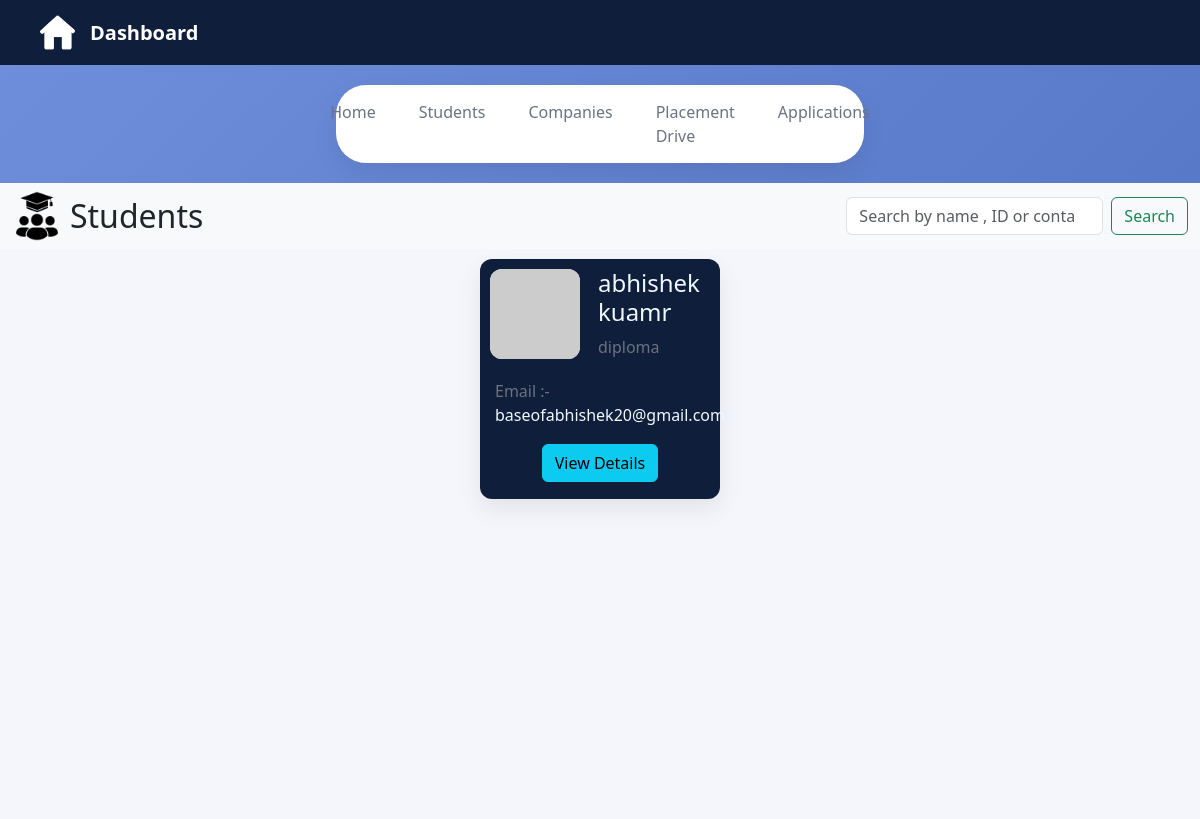
/admin-students, run on an earlier commit of the app's database.
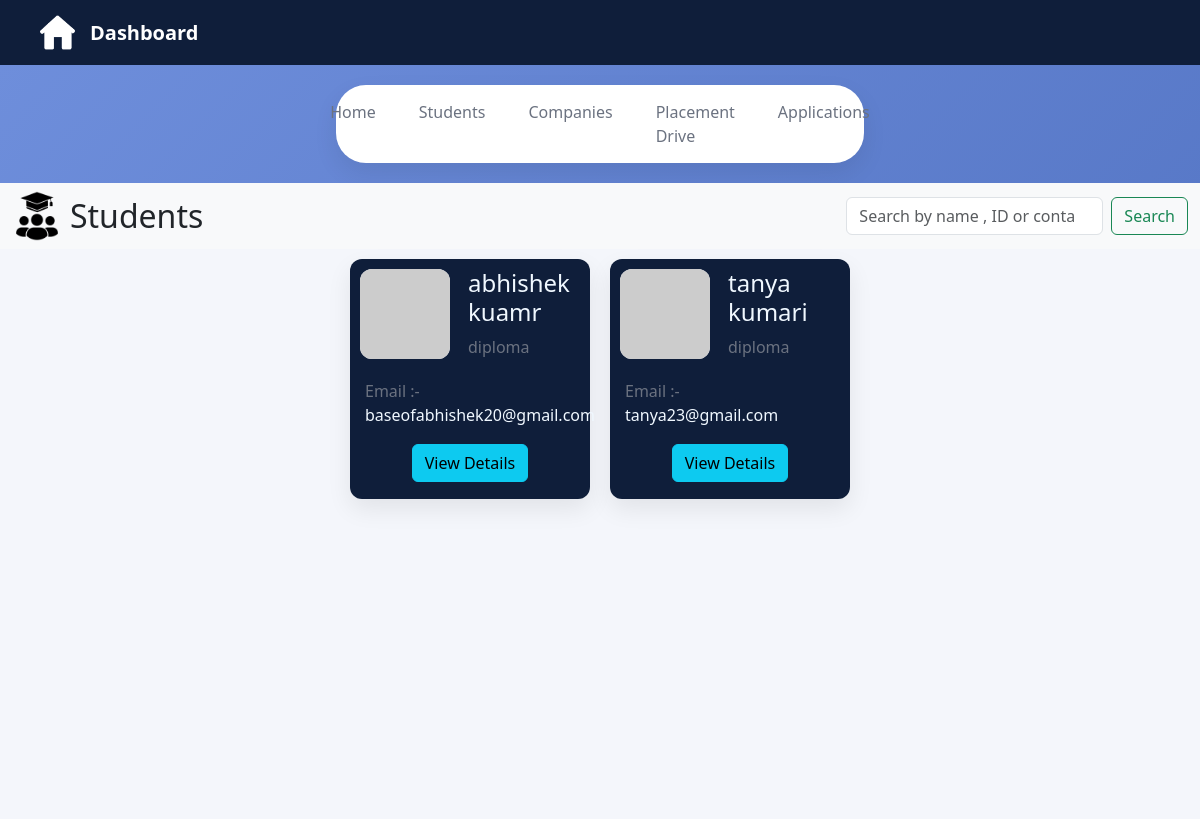
And on a later commit of the database.
### application/model.py (models this page shows)
class Student(db.Model):
    __tablename__ = "student"
    id = db.Column(db.Integer , primary_key = True)
    user_id = db.Column(db.Integer ,db.ForeignKey('user.id'),nullable = False)
    name = db.Column(db.String(50) , nullable = False)
    academic_level = db.Column(db.String(100) , nullable = False)
    phone = db.Column(db.String(50) , nullable = False)
    resume = db.Column(db.LargeBinary , nullable = False)
    github_link = db.Column(db.String(300))
    student_applications = db.relationship('Applications',backref = "student" , cascade = "all, delete-orphan")

class User(db.Model):
    __tablename__ = "user"
    id = db.Column(db.Integer , primary_key = True)
    email = db.Column(db.String(100) ,nullable = False , unique = True)
    password = db.Column(db.String(150) , nullable = False)
    role = db.Column(db.String(20) , nullable = False)
    student = db.relationship('Student' , backref = 'user' , uselist = False , cascade = 'all, delete-orphan')
    company = db.relationship('Company' , backref = 'user' , uselist = False , cascade = 'all, delete-orphan')

### application/controllers.py (the view)
@app.route('/admin-students')
def admin_students():
    students = Student.query.all()
    return render_template("/admin/student.html", students=students)

### templates/admin/student.html (shortened to what this page needs)
<!DOCTYPE html>
<html lang="en">
<head>
    <link href="https://cdn.jsdelivr.net/npm/bootstrap@5.3.8/dist/css/bootstrap.min.css" rel="stylesheet">
    <link rel="stylesheet" href="{{ url_for('static', filename='css/admin.css') }}">
</head>
<body>
    <div class="dashboard-nav">
        <div class="nav-left">
            <img src="/static/images/home-logo.png" alt="home">
            <span>Dashboard</span>
        </div>
    </div>
    <div class="page-tabs">
        <a href="/admin-dashboard">Home</a>
        <a href="/admin-students" class="active">Students</a>
        <a href="/admin-companies">Companies</a>
        <a href="/admin-placement-drives">Placement Drive</a>
        <a href="/admin-applications">Applications</a>
    </div>
    <div class="student-info">
        <nav class="navbar bg-body-tertiary">
            <div class="container-fluid d-flex justify-content-between align-items-center">
                <div class="d-flex align-items-center">
                    <img src="/static/images/student.png" class="logos me-2" alt="">
                    <h2 class="mb-0">Students</h2>
                </div>
                <form class="d-flex" role="search" action="/search-students" method="get">
                    <input class="form-control me-2" type="search" placeholder="Search by name , ID or contact" aria-label="Search"
                        name="search">
                    <input class="btn btn-outline-success" type="submit" value="Search">
                </form>
            </div>
        </nav>
        <div class="student-profiles">
            {% for student in students %}
            <div class="profile">
                <div class="box1">
                    <img src="https://ui-avatars.com/api/?name={{ student.name }}&background=4e6fbf&color=ffffff" alt="Avatar" class="symbol">
                    <div>
                        <h4 style="color: aliceblue;">{{ student.name }}</h4>
                        <span>{{ student.academic_level }}</span>
                    </div>
                </div>
                <div class="box2">
                    <span>Email :-</span>
                    <span style="color: aliceblue;">{{ student.user.email }}</span>
                    <div class="text-center">
                        <a href="/admin-student-details/{{ student.id }}" class="btn btn-info">View Details</a>
                    </div>
                </div>
            </div>
            {% endfor %}
        </div>
    </div>
</body>
</html>

### static/css/admin.css (style rules this page uses)
:root { --bg-gradient-start: #6f8fdc; --bg-gradient-end: #4e6fbf; --nav-bg: #0f1e3a; --nav-text: #ffffff; --nav-active: #3b82f6; --card-bg: #f4f6fb; --card-white: #ffffff; --card-border: #e5e9f2; --text-primary: #1f2937; --text-secondary: #6b7280; --shadow-soft: 0 10px 25px rgba(0, 0, 0, 0.08); }
* { margin: 0; padding: 0; box-sizing: border-box; font-family: "Segoe UI", sans-serif; }
body { background: linear-gradient(135deg, var(--bg-gradient-start), var(--bg-gradient-end)); min-height: 100vh; }
.dashboard-nav { background-color: var(--nav-bg); padding: 15px 40px; }
.nav-left { display: flex; align-items: center; gap: 15px; }
.nav-left img { width: 35px; height: 35px; }
.nav-left span { color: var(--nav-text); font-size: 20px; font-weight: 630; }
.page-tabs { background: var(--card-white); margin: 20px auto; width: 44%; border-radius: 30px; padding: 15px 30px; display: flex; justify-content: center; gap: 43px; box-shadow: var(--shadow-soft); }
.page-tabs a { text-decoration: none; color: var(--text-secondary); font-weight: 500; }
.student-info { width: 100%; min-height: 78vh; background-color: var(--card-bg); }
.student-profiles { height: 70vh; margin-top: 10px; display: flex; flex-wrap: wrap; gap: 0px 20px; justify-content: center; }
.profile { background-color: var(--nav-bg); width: 20%; height: 30vh; border-radius: 12px; box-shadow: var(--shadow-soft); color: var(--text-secondary); padding: 10px; }
.box1 { display: flex; gap: 18px; }
.symbol { width: 90px; height: 90px; background-color: var(--card-bg); border-radius: 12px; }
.box2 { margin-top: 20px; padding: 0px 5px; }
.text-center { margin-top: 17px; }
.logos { width: 50px; height: 50px; }

What changed in the data, as far as the page shows it:
added Student: name "tanya kumari", academic_level "diploma", user.email "tanya23@gmail.com"
